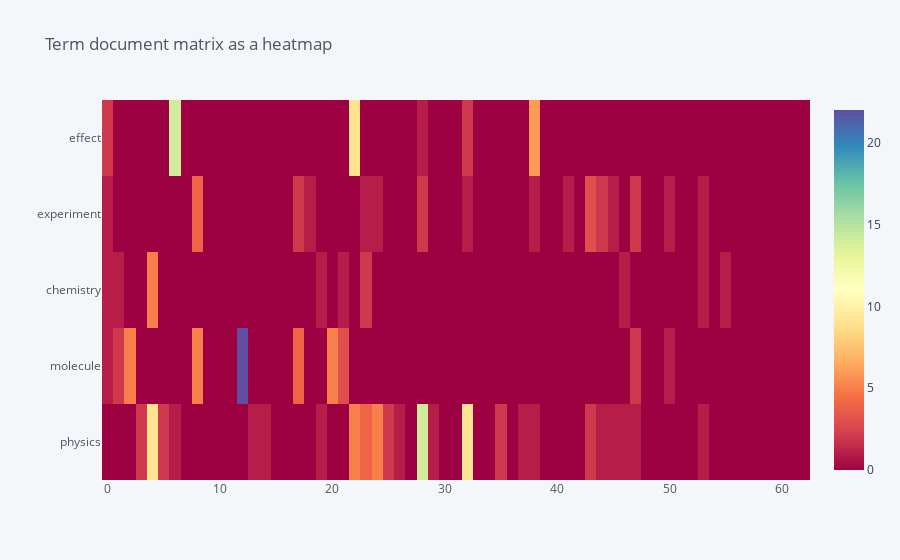

Notebook cell for this chart:
### Code cell
df[['physics', 'molecule','chemistry', 'experiment', 'effect']].iplot(kind='heatmap',colorscale='spectral',title='Term document matrix as a heatmap')

### Figure 1 — Plotly figure (JSON) as saved in the notebook; plotly's stock layout.template omitted (floating-point values rounded to 4 significant figures; data arrays with more than 128 entries replaced by an {"elided": "..."} marker saying what was removed)
{"data": [{"colorscale": [[0, "rgb(158,1,66)"], [0.1, "rgb(213,62,79)"], [0.2, "rgb(244,109,67)"], [0.3, "rgb(253,174,97)"], [0.4, "rgb(254,224,139)"], [0.5, "rgb(255,255,191)"], [0.6, "rgb(230,245,152)"], [0.7, "rgb(171,221,164)"], [0.8, "rgb(102,194,165)"], [0.9, "rgb(50,136,189)"], [1, "rgb(94,79,162)"]], "type": "heatmap", "x": [0, 1, 2, 3, 4, 5, 6, 7, 8, 9, 10, 11, 12, 13, 14, 15, 16, 17, 18, 19, 20, 21, 22, 23, 24, 25, 26, 27, 28, 29, 30, 31, 32, 33, 34, 35, 36, 37, 38, 39, 40, 41, 42, 43, 44, 45, 46, 47, 48, 49, 50, 51, 52, 53, 54, 55, 56, 57, 58, 59, 60, 61, 62], "y": ["physics", "molecule", "chemistry", "experiment", "effect"], "z": {"elided": "5x63 int values"}, "zmax": 22, "zmin": 0}], "layout": {"legend": {"bgcolor": "#F5F6F9", "font": {"color": "#4D5663"}}, "paper_bgcolor": "#F5F6F9", "plot_bgcolor": "#F5F6F9", "title": {"font": {"color": "#4D5663"}, "text": "Term document matrix as a heatmap"}, "xaxis": {"gridcolor": "#E1E5ED", "showgrid": true, "tickfont": {"color": "#4D5663"}, "title": {"font": {"color": "#4D5663"}, "text": ""}, "zerolinecolor": "#E1E5ED"}, "yaxis": {"gridcolor": "#E1E5ED", "showgrid": true, "tickfont": {"color": "#4D5663"}, "title": {"font": {"color": "#4D5663"}, "text": ""}, "zerolinecolor": "#E1E5ED"}}}
